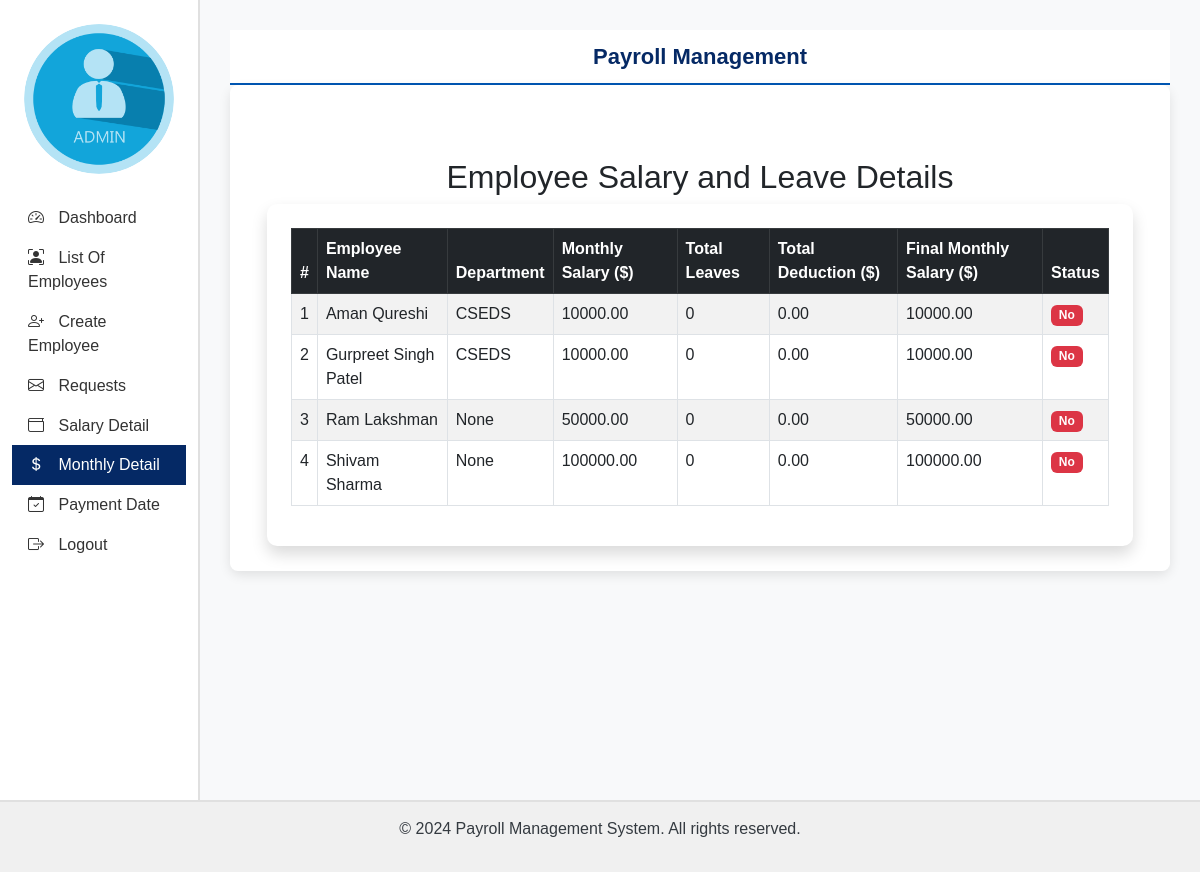
Screenshot of /admin_salary_page/ (signed in) with the database file from the repository.
### employee/models.py (models this page shows, shortened)
class EmployeeDetail(models.Model):
    employee_id = models.AutoField(primary_key=True)  # Auto-incrementing ID (renamed to employee_id for consistency)
    user = models.OneToOneField(User, on_delete=models.CASCADE)  # One-to-one relationship with User model
    emp_code = models.CharField(max_length=50)  # Employee code
    emp_dept = models.CharField(max_length=50, null=True)  # Employee department
    designation = models.CharField(max_length=50, null=True)  # Job title or designation
    contact = models.CharField(max_length=50, null=True)  # Contact number
    gender = models.CharField(max_length=50, null=True)  # Gender
    joining_date = models.DateField(null=True)  # Date of joining the company

### employee/views.py (the view)
# urls.py: path('admin_salary_page/', admin_salary_page, name='admin_salary_page'),
@login_required
def admin_salary_page(request):
    if not request.user.is_staff:
        return redirect('admin_login')  # Redirect if user is not admin
    employees = EmployeeDetail.objects.all().select_related('user')
    employee_data = []
    current_date = datetime.now()
    current_month = current_date.month
    current_year = current_date.year
    for employee in employees:
        salary_detail = SalaryDetail.objects.filter(employee=employee).first()
        monthly_salary = salary_detail.monthlySalary if salary_detail else Decimal('0.00')
        total_leaves = Leave.objects.filter(
            employee=employee,
            startDate__month=current_month,
            startDate__year=current_year,
            status='Approved'
        ).count()
        deduction_per_day = monthly_salary / Decimal(30) if monthly_salary else Decimal('0.00')
        total_deduction = deduction_per_day * Decimal(total_leaves)
        final_salary = monthly_salary - total_deduction
        salary_credited = EmployeeSalary.objects.filter(
            employee=employee,
            month=current_month,
            year=current_year
        ).exists()
        employee_data.append({
            'employee': employee,
            'monthly_salary': round(monthly_salary, 2),
            'total_leaves': total_leaves,
            'total_deduction': round(total_deduction, 2),
            'final_salary': round(final_salary, 2),
            'salary_credited': 'Yes' if salary_credited else 'No',
            'month': current_month,
            'year': current_year,
        })
    return render(request, 'admin_salary_page.html', {'employee_data': employee_data})

### employee/templates/admin_salary_page.html
{% extends 'admin_base.html' %}
{% block main %}
<div class="container mt-5">
    <h2 class="text-center">Employee Salary and Leave Details</h2>
    <div class="card shadow p-4">
        <table class="table table-bordered table-striped">
            <thead class="table-dark">
                <tr>
                    <th>#</th>
                    <th>Employee Name</th>
                    <th>Department</th>
                    <th>Monthly Salary ($)</th>
                    <th>Total Leaves</th>
                    <th>Total Deduction ($)</th>
                    <th>Final Monthly Salary ($)</th>
                    <th>Status</th>
                </tr>
            </thead>
            <tbody>
                {% if employee_data %}
                    {% for data in employee_data %}
                    <tr>
                        <td>{{ forloop.counter }}</td>
                        <td>{{ data.employee.user.get_full_name }}</td>
                        <td>{{ data.employee.emp_dept }}</td>
                        <td>{{ data.monthly_salary|floatformat:2 }}</td>
                        <td>{{ data.total_leaves }}</td>
                        <td>{{ data.total_deduction|floatformat:2 }}</td>
                        <td>{{ data.final_salary|floatformat:2 }}</td>
                        <td>
                            <span class="badge {% if data.salary_credited == 'Yes' %}bg-success{% else %}bg-danger{% endif %}">
                                {{ data.salary_credited }}
                            </span>
                        </td>
                    </tr>
                    {% endfor %}
                {% else %}
                    <tr>
                        <td colspan="8" class="text-center">No data available</td>
                    </tr>
                {% endif %}
            </tbody>
        </table>
    </div>
</div>
{% endblock %}

### employee/templates/admin_base.html (style rules this page uses)
body { font-family: Arial, sans-serif; background-color: #f8f9fa; color: #343a40; }
.card { border-radius: 10px; border: none; box-shadow: 0 4px 12px rgba(0, 0, 0, 0.1); }

### rows the page displays
EmployeeDetail: employee.user.get_full_name "Aman Qureshi", employee.emp_dept "CSEDS", monthly_salary "10000.00", total_leaves "0", total_deduction "0.00", final_salary "10000.00", salary_credited "No"
EmployeeDetail: employee.user.get_full_name "Gurpreet Singh Patel", employee.emp_dept "CSEDS", monthly_salary "10000.00", total_leaves "0", total_deduction "0.00", final_salary "10000.00", salary_credited "No"
EmployeeDetail: employee.user.get_full_name "Ram Lakshman", employee.emp_dept "None", monthly_salary "50000.00", total_leaves "0", total_deduction "0.00", final_salary "50000.00", salary_credited "No"
EmployeeDetail: employee.user.get_full_name "Shivam Sharma", employee.emp_dept "None", monthly_salary "100000.00", total_leaves "0", total_deduction "0.00", final_salary "100000.00", salary_credited "No"
